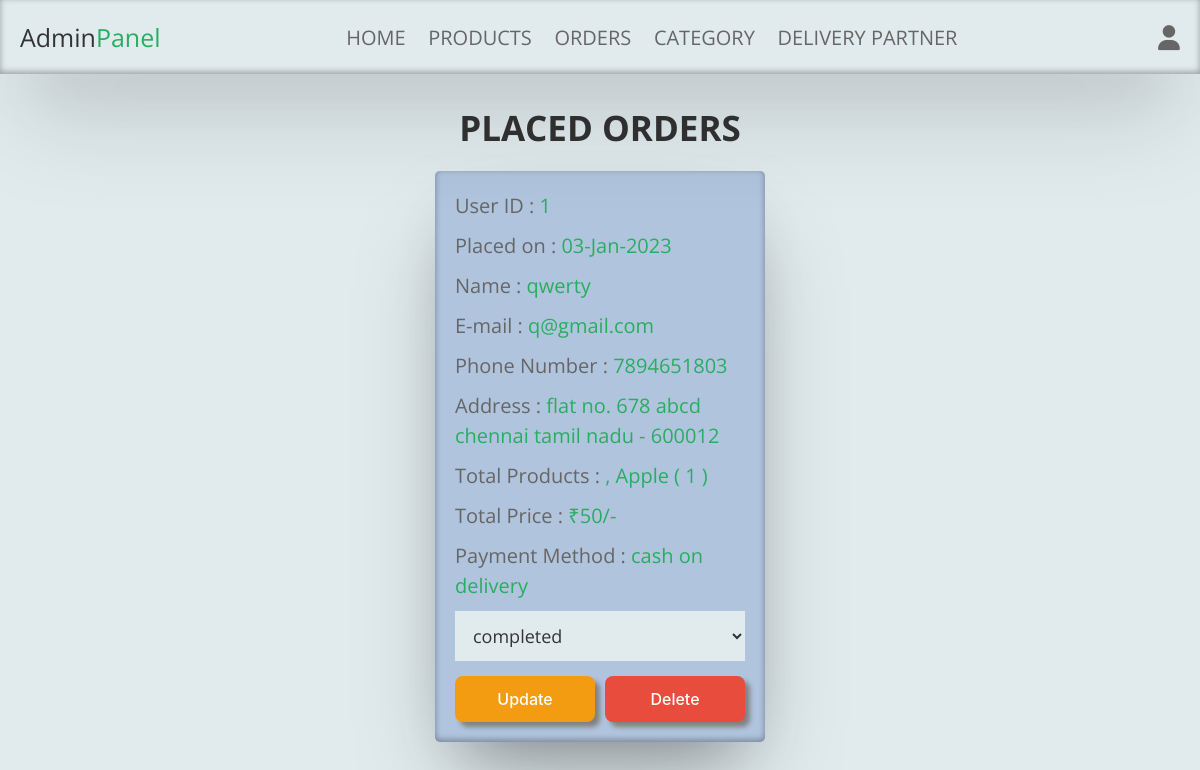
Screenshot of /admin_orders.php (signed in) with the database file from the repository.
### tables this page shows
CREATE TABLE `orders` (
  `id` int(100) NOT NULL,
  `user_id` int(100) NOT NULL,
  `name` varchar(100) NOT NULL,
  `number` varchar(12) NOT NULL,
  `email` varchar(100) NOT NULL,
  `method` varchar(50) NOT NULL,
  `address` varchar(500) NOT NULL,
  `total_products` varchar(1000) NOT NULL,
  `total_price` int(100) NOT NULL,
  `placed_on` varchar(50) NOT NULL,
  `payment_status` varchar(20) NOT NULL DEFAULT 'pending',
  `del_name` varchar(100) NOT NULL,
  `del_ph` bigint(50) NOT NULL
);

### admin_orders.php (the view, shortened to what this page needs)
<?php
@include 'config.php';
?>
<!DOCTYPE html>
<html lang="en">
<head>
   <link rel="stylesheet" href="https://cdnjs.cloudflare.com/ajax/libs/font-awesome/6.1.1/css/all.min.css">
   <link rel="stylesheet" href="css/admin_style.css">
</head>
<body class="admin_orders">
<?php include 'admin_header.php'; ?>
<section class="placed-orders">
   <h1 class="title">placed orders</h1>
   <div class="box-container">
      <?php
         $select_orders = $conn->prepare("SELECT * FROM `orders`");
         $select_orders->execute();
         if($select_orders->rowCount() > 0){
            while($fetch_orders = $select_orders->fetch(PDO::FETCH_ASSOC)){
      ?>
      <div class="box">
         <p> User ID : <span><?= $fetch_orders['user_id']; ?></span> </p>
         <p> Placed on : <span><?= $fetch_orders['placed_on']; ?></span> </p>
         <p> Name : <span><?= $fetch_orders['name']; ?></span> </p>
         <p> E-mail : <span><?= $fetch_orders['email']; ?></span> </p>
         <p> Phone Number : <span><?= $fetch_orders['number']; ?></span> </p>
         <p> Address : <span><?= $fetch_orders['address']; ?></span> </p>
         <p> Total Products : <span><?= $fetch_orders['total_products']; ?></span> </p>
         <p> Total Price : <span>₹<?= $fetch_orders['total_price']; ?>/-</span> </p>
         <p> Payment Method : <span><?= $fetch_orders['method']; ?></span> </p>
         <form action="" method="POST">
            <select name="update_payment" class="drop-down">
               <option value="" selected disabled><?= $fetch_orders['payment_status']; ?></option>
            </select>
            <div class="flex-btn">
               <input type="submit" name="update_order" class="option-btn" value="Update">
               <a href="admin_orders.php?delete=<?= $fetch_orders['id']; ?>" class="delete-btn" onclick="return confirm('delete this order?');">delete</a>
            </div>
         </form>
      </div>
      <?php
         }
      }else{
         echo '<p class="empty">no orders placed yet!</p>';
      }
      ?>
   </div>
</section>
</body>
</html>

### css/admin_style.css (style rules this page uses)
:root { --color-1:#B0C4DE; --color-2: #E1EBEE; --box-shadow:rgba(7, 7, 7, 0.25) 0px 50px 100px -20px, rgba(0, 0, 0, 0.3) 0px 30px 60px -30px, rgba(7, 7, 7, 0.35) 0px -2px 6px 0px inset; }
body , .adminheader { background-color: var(--color-2); }
.placed-orders .box-container { display: grid; grid-template-columns: repeat(auto-fit, 33rem); gap:1.5rem; align-items: flex-start; justify-content:center; }
.placed-orders .box-container .box { box-shadow: var(--box-shadow); background-color: var(--color-1); border-radius: .5rem; padding:2rem; }
.placed-orders .box-container .box p { margin-bottom: 1rem; line-height: 1.5; font-size: 2rem; color:var(--light-color); }
.placed-orders .box-container .box p span { color:var(--green); }
.placed-orders .box-container .box .drop-down { width: 100%; padding:1.2rem 1.4rem; font-size: 1.8rem; background-color: var(--color-2); margin-bottom: .5rem; }

### css/components.css (style rules this page uses)
:root { --green:#27ae60; --orange:#f39c12; --red:#e74c3c; --black:#333; --light-color:#666; --white:#fff; --light-bg:#f6f6f6; --border:.2rem solid var(--black); --color-1:#B0C4DE; --color-2: #E1EBEE; --box-shadow:0 .5rem 1rem rgba(0,0,0,.1); }
* { font-family: 'Open Sans', sans-serif; margin:0; padding:0; box-sizing: border-box; outline: none; border:none; text-decoration: none; color:var(--black); }
body { background-color: var(--light-bg); }
html { font-size: 62.5%; overflow-x: hidden; scroll-behavior: smooth; scroll-padding-top: 6.5rem; }
section { padding:3rem 2rem; max-width: 1200px; margin:0 auto; }
.btn, .delete-btn, .option-btn { display: block; width: 100%; margin-top: 1rem; border-radius: .5rem; padding:1.3rem 3rem; text-transform: capitalize; cursor: pointer; text-align: center; border-radius: 8px; border-style: none; box-sizing: border-box; color: #FFFFFF; cursor: pointer; flex-shrink: 0; font-family: "Inter UI","SF Pro Display",-apple-system,BlinkMacSystemFont,"Segoe UI",Roboto,Oxygen,Ubuntu,Cantarell,"Open Sans","Helvetica Neue",sans-serif; font-size: 16px; font-weight: 500; box-shadow: 5px 5px 5px gray; user-select: none; -webkit-user-select: none; touch-action: manipulation; }
.delete-btn { background-color: var(--red); }
.option-btn { background-color: var(--orange); }
.flex-btn { display: flex; flex-wrap: wrap; gap:1rem; }
.flex-btn > * { flex:1; }
.title { text-align: center; margin-bottom: 2rem; text-transform: uppercase; color:var(--black); font-size: 3.5rem; }

### rows the page displays
orders: user "1", placed_on "03-Jan-2023", name "qwerty", email "q@gmail.com", number "7894651803", address "flat no. 678 abcd chennai tamil nadu - 600012", total_products ", Apple ( 1 )", total_price "50", method "cash on delivery", update_payment "completed"
